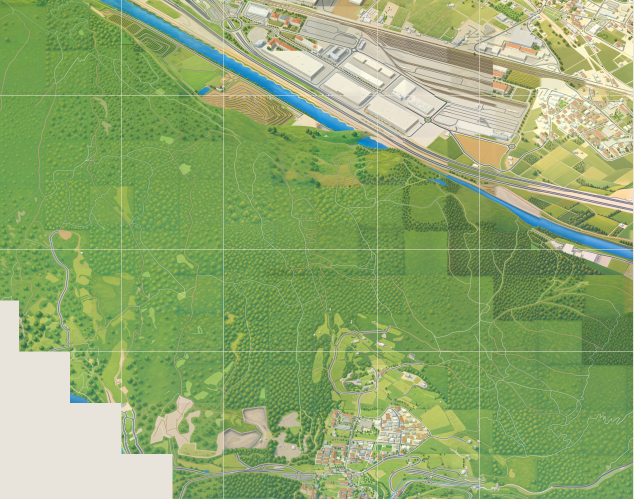
#> input picture paint-test/cmp11/Z1-before.png, 1267 x 998 px (shown at 1/2 size)
$ python -i hallu.py   (imports and definitions only)
#> lines starting #> are read from the running program, lines starting #| are printed output that depends on the picture
# usage: hallu.py <area> : per window, edge density of render crop vs painting (flags painted detail where render is flat)
import sys,os,glob
import numpy as np
from PIL import Image, ImageFilter
area=sys.argv[1]; S=896;T=1024
def crop(i,j):
  x0,y0=i*S,j*S; c=Image.new('RGB',(1024,1024))
  for ty in range(y0//T,(y0+1023)//T+1):
    for tx in range(x0//T,(x0+1023)//T+1):
      f=f'data/derived/{area}/render/{tx}_{ty}.png'
      if os.path.exists(f): c.paste(Image.open(f).convert('RGB'),(tx*T-x0,ty*T-y0))
  return c
def ed(im):
  g=np.asarray(im.convert('L').resize((256,256)).filter(ImageFilter.FIND_EDGES),dtype=float); return g
# [8 lines not run here, left out]

>>> from PIL import Image
>>> picture = Image.open('../paint-test/cmp11/Z1-before.png')
#> picture is the input picture: PIL image 1267x998 RGB; mean R, G, B 143.5, 168.9, 110.4
>>> result = ed(picture)
#> in ed, `g = np.asarray(im.convert('L').resize((256, 256)).filter(ImageFilter.F`:
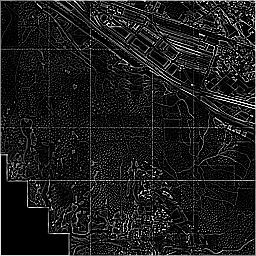
#> g: shape (256, 256) float64; min 0, max 255, mean 28.6

$ run again, on paint-test/cmp11/Z3-before.png
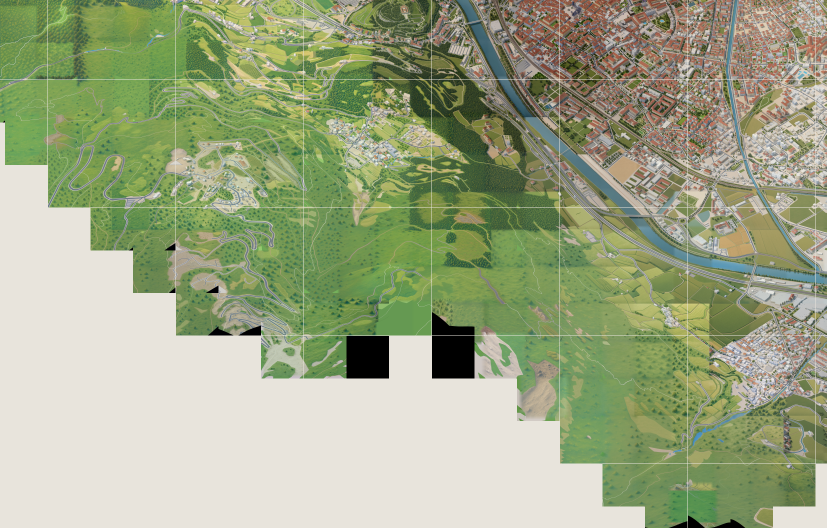
#> input picture paint-test/cmp11/Z3-before.png, 1653 x 1056 px (shown at 1/2 size)
#> picture is the input picture: PIL image 1653x1056 RGB; mean R, G, B 157.3, 167.1, 132.8
#> in ed, `g = np.asarray(im.convert('L').resize((256, 256)).filter(ImageFilter.F`:
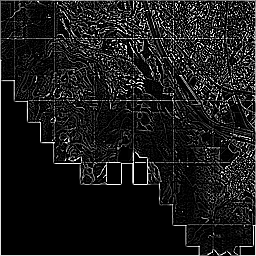
#> g: shape (256, 256) float64; min 0, max 255, mean 27

$ run again, on paint-test/cmp11/Z4-before.png
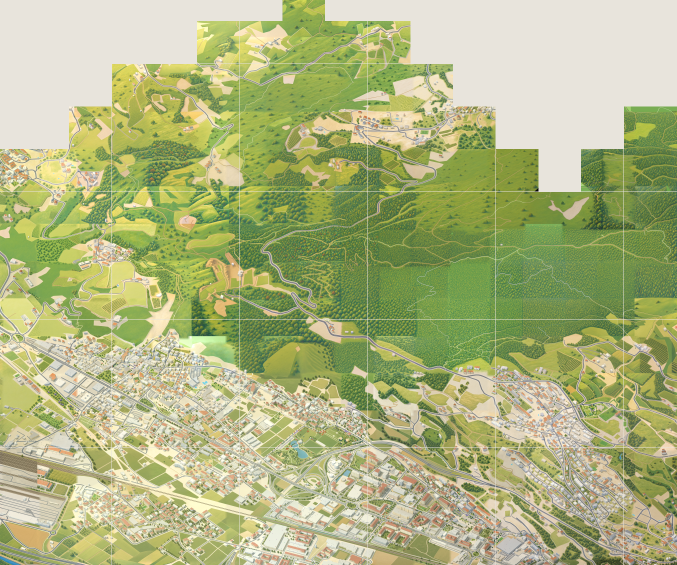
#> input picture paint-test/cmp11/Z4-before.png, 1354 x 1130 px (shown at 1/2 size)
#> picture is the input picture: PIL image 1354x1130 RGB; mean R, G, B 174, 181.3, 129.3
#> in ed, `g = np.asarray(im.convert('L').resize((256, 256)).filter(ImageFilter.F`:
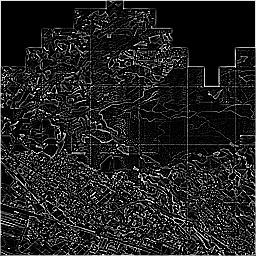
#> g: shape (256, 256) float64; min 0, max 255, mean 33.4

$ run again, on paint-test/cmp11/Z1-pass2.png
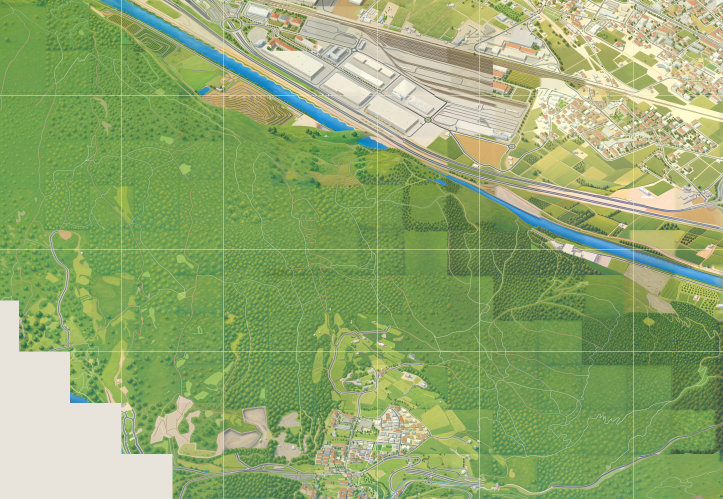
#> input picture paint-test/cmp11/Z1-pass2.png, 1446 x 998 px (shown at 1/2 size)
#> picture is the input picture: PIL image 1446x998 RGB; mean R, G, B 144.8, 168.5, 110.9
#> in ed, `g = np.asarray(im.convert('L').resize((256, 256)).filter(ImageFilter.F`:
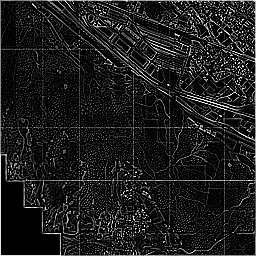
#> g: shape (256, 256) float64; min 0, max 255, mean 29.2
